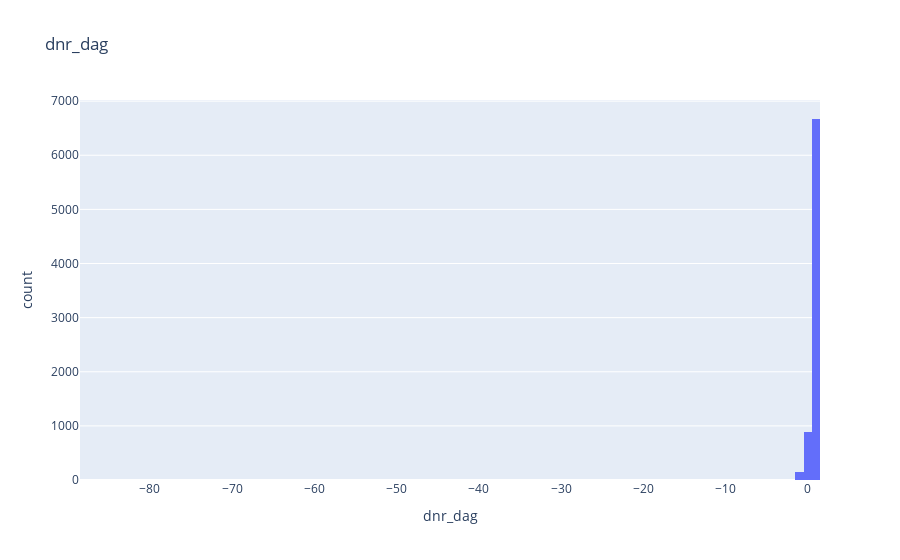

Notebook code for this chart:
### Markdown cell above
dnr dag har 86% NaN verdier og høy korrelasjon med sykehusopphold. 
Databeskrivelsen forklarer oss at 
<0, DNR-ordren ble gitt før pasienten ble inkludert i studien (eller før innleggelsen).
0 DNR-ordren ble gitt på innleggelsesdagen.
NaN: Ordren ble gitt etter innleggelsen

### Code cell
#gjør om NAn verdier til 1, dette indikerer at paisenten fikk orderen etter innleggelsen
severity_df.fillna({'dnr_dag': 1}, inplace=True)

histogram(severity_df[["dnr_dag"]])

### Figure 1 — Plotly figure (JSON) as saved in the notebook; plotly's stock layout.template omitted (floating-point values rounded to 4 significant figures; data arrays with more than 128 entries replaced by an {"elided": "..."} marker saying what was removed)
{"data": [{"alignmentgroup": "True", "bingroup": "x", "hovertemplate": "dnr_dag=%{x}<br>count=%{y}<extra></extra>", "legendgroup": "", "marker": {"color": "#636efa", "pattern": {"shape": ""}}, "name": "", "offsetgroup": "", "orientation": "v", "showlegend": false, "type": "histogram", "x": {"elided": "7740 int values"}, "xaxis": "x", "yaxis": "y"}], "layout": {"barmode": "relative", "legend": {"tracegroupgap": 0}, "title": {"text": "dnr_dag"}, "xaxis": {"anchor": "y", "domain": [0, 1], "title": {"text": "dnr_dag"}}, "yaxis": {"anchor": "x", "domain": [0, 1], "title": {"text": "count"}}}}
